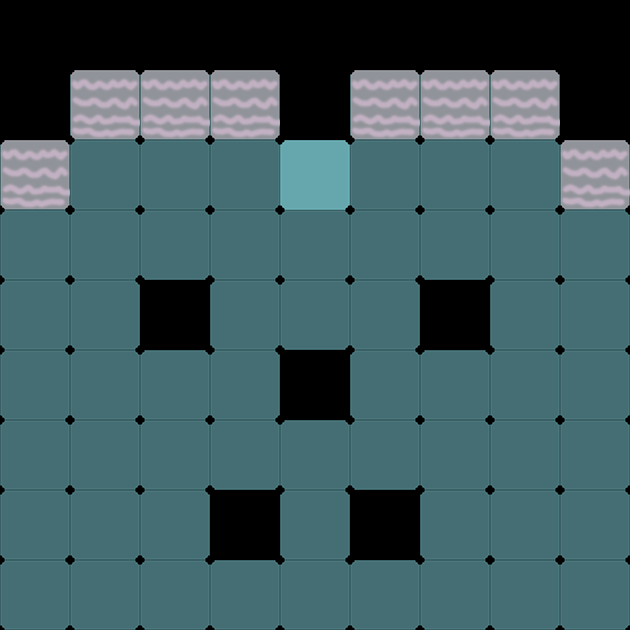

Tiled map render using the project's own tile images. Description and the map definition, with tile-layer contents summarised, below:
An orthogonal 9x9 tile map with 70x70 px tiles, 2 tile layers (gridLayer, producerLayer), 1 hidden layer not drawn.

<map version="1.0" orientation="orthogonal" renderorder="right-down" width="9" height="9" tilewidth="70" tileheight="70">
 <tileset firstgid="1" name="sushi" tilewidth="70" tileheight="70" spacing="2" margin="2">
  <image source="../w640/sushi.png" width="722" height="218" />
 </tileset>
 <layer name="gridLayer" width="9" height="9">
  <data>[81 cells, 64 non-empty, 2 distinct tile ids]</data>
 </layer>
 <layer name="clipperLayer" width="9" height="9" visible="0">
  <data>[81 cells, 64 non-empty, 1 distinct tile ids]</data>
 </layer>
 <layer name="producerLayer" width="9" height="9">
  <data>[81 cells, 9 non-empty, 1 distinct tile ids]</data>
 </layer>
</map>
